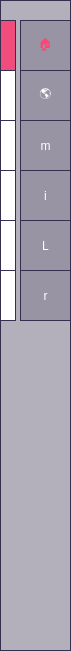
   <widget class="QWidget" name="widget_2" native="true">
    <property name="geometry">
     <rect>
      <x>-10</x>
      <y>50</y>
      <width>71</width>
      <height>651</height>
     </rect>
    </property>
    <property name="styleSheet">
     <string notr="true">background-color: qlineargradient(spread:pad, x1:0, y1:0, x2:1, y2:0, stop:1 rgba(40, 33, 61, 50));
border:1px solid rgb(54, 46, 79)
</string>
    </property>
    <widget class="QPushButton" name="pushButton_2">
     <property name="geometry">
      <rect>
       <x>20</x>
       <y>20</y>
       <width>51</width>
       <height>51</height>
      </rect>
     </property>
     <property name="styleSheet">
      <string notr="true">color: rgb(255, 69, 118);
font: 75 20pt &quot;Ubuntu&quot;;</string>
     </property>
     <property name="text">
      <string>🏠</string>
     </property>
    </widget>
    <widget class="QLabel" name="label_6">
     <property name="geometry">
      <rect>
       <x>0</x>
       <y>20</y>
       <width>16</width>
       <height>51</height>
      </rect>
     </property>
     <property name="styleSheet">
      <string notr="true">background-color: qlineargradient(spread:pad, x1:0, y1:0, x2:1, y2:0, stop:1 rgba(240, 77, 124, 255));
</string>
     </property>
     <property name="text">
      <string/>
     </property>
    </widget>
    <widget class="QLabel" name="label_7">
     <property name="geometry">
      <rect>
       <x>0</x>
       <y>120</y>
       <width>16</width>
       <height>51</height>
      </rect>
     </property>
     <property name="styleSheet">
      <string notr="true">background-color: qlineargradient(spread:pad, x1:0, y1:0, x2:1, y2:0, stop:1 rgba(255, 255, 255, 255));
</string>
     </property>
     <property name="text">
      <string/>
     </property>
    </widget>
    <widget class="QPushButton" name="p11">
     <property name="geometry">
      <rect>
       <x>20</x>
       <y>70</y>
       <width>51</width>
       <height>51</height>
      </rect>
     </property>
     <property name="toolTip">
      <string>&lt;html&gt;&lt;head/&gt;&lt;body&gt;&lt;p&gt;&lt;span style=&quot; font-weight:600;&quot;&gt;GLOBAL DATA&lt;/span&gt;&lt;/p&gt;&lt;/body&gt;&lt;/html&gt;</string>
     </property>
     <property name="styleSheet">
      <string notr="true">color: rgb(255,255,255);
font: 75 20pt &quot;Ubuntu&quot;;</string>
     </property>
     <property name="text">
      <string>🌎</string>
     </property>
    </widget>
    <widget class="QLabel" name="label_8">
     <property name="geometry">
      <rect>
       <x>0</x>
       <y>170</y>
       <width>16</width>
       <height>51</height>
      </rect>
     </property>
     <property name="styleSheet">
      <string notr="true">background-color: qlineargradient(spread:pad, x1:0, y1:0, x2:1, y2:0, stop:1 rgba(255, 255, 255, 255));
</string>
     </property>
     <property name="text">
      <string/>
     </property>
    </widget>
    <widget class="QPushButton" name="p33">
     <property name="geometry">
      <rect>
       <x>20</x>
       <y>120</y>
       <width>51</width>
       <height>51</height>
      </rect>
     </property>
     <property name="styleSheet">
      <string notr="true">color: rgb(255,255,255);
font: 30pt &quot;Webdings&quot;;
</string>
     </property>
     <property name="text">
      <string>m</string>
     </property>
    </widget>
    <widget class="QLabel" name="label_9">
     <property name="geometry">
      <rect>
       <x>0</x>
       <y>220</y>
       <width>16</width>
       <height>51</height>
      </rect>
     </property>
     <property name="styleSheet">
      <string notr="true">background-color: qlineargradient(spread:pad, x1:0, y1:0, x2:1, y2:0, stop:1 rgba(255, 255, 255, 255));

</string>
     </property>
     <property name="text">
      <string/>
     </property>
    </widget>
    <widget class="QPushButton" name="p44">
     <property name="geometry">
      <rect>
       <x>20</x>
       <y>170</y>
       <width>51</width>
       <height>51</height>
      </rect>
     </property>
     <property name="styleSheet">
      <string notr="true">color: rgb(255,255,255);
font: 28pt &quot;Webdings&quot;;
</string>
     </property>
     <property name="text">
      <string>i</string>
     </property>
    </widget>
    <widget class="QPushButton" name="p22">
     <property name="geometry">
      <rect>
       <x>20</x>
       <y>220</y>
       <width>51</width>
       <height>51</height>
      </rect>
     </property>
     <property name="toolTip">
      <string>&lt;html&gt;&lt;head/&gt;&lt;body&gt;&lt;p&gt;&lt;br/&gt;&lt;/p&gt;&lt;/body&gt;&lt;/html&gt;</string>
     </property>
     <property name="styleSheet">
      <string notr="true">color: rgb(255,255,255);
font: 35pt &quot;Webdings&quot;;</string>
     </property>
     <property name="text">
      <string>L</string>
     </property>
    </widget>
    <widget class="QLabel" name="label_10">
     <property name="geometry">
      <rect>
       <x>0</x>
       <y>70</y>
       <width>16</width>
       <height>51</height>
      </rect>
     </property>
     <property name="styleSheet">
      <string notr="true">background-color: qlineargradient(spread:pad, x1:0, y1:0, x2:1, y2:0, stop:1 rgba(255, 255, 255, 255));
</string>
     </property>
     <property name="text">
      <string/>
     </property>
    </widget>
    <widget class="QPushButton" name="quit">
     <property name="geometry">
      <rect>
       <x>20</x>
       <y>270</y>
       <width>51</width>
       <height>51</height>
      </rect>
     </property>
     <property name="toolTip">
      <string>&lt;html&gt;&lt;head/&gt;&lt;body&gt;&lt;p&gt;&lt;br/&gt;&lt;/p&gt;&lt;/body&gt;&lt;/html&gt;</string>
     </property>
     <property name="styleSheet">
      <string notr="true">color: rgb(255,255,255);
font: 28pt &quot;Webdings&quot;;</string>
     </property>
     <property name="text">
      <string>r</string>
     </property>
    </widget>
    <widget class="QLabel" name="label_32">
     <property name="geometry">
      <rect>
       <x>0</x>
       <y>270</y>
       <width>16</width>
       <height>51</height>
      </rect>
     </property>
     <property name="styleSheet">
      <string notr="true">background-color: qlineargradient(spread:pad, x1:0, y1:0, x2:1, y2:0, stop:1 rgba(255, 255, 255, 255));

</string>
     </property>
     <property name="text">
      <string/>
     </property>
    </widget>
    <zorder>p22</zorder>
    <zorder>pushButton_2</zorder>
    <zorder>label_6</zorder>
    <zorder>label_7</zorder>
    <zorder>p11</zorder>
    <zorder>label_8</zorder>
    <zorder>p33</zorder>
    <zorder>label_9</zorder>
    <zorder>p44</zorder>
    <zorder>label_10</zorder>
    <zorder>quit</zorder>
    <zorder>label_32</zorder>
   </widget>
